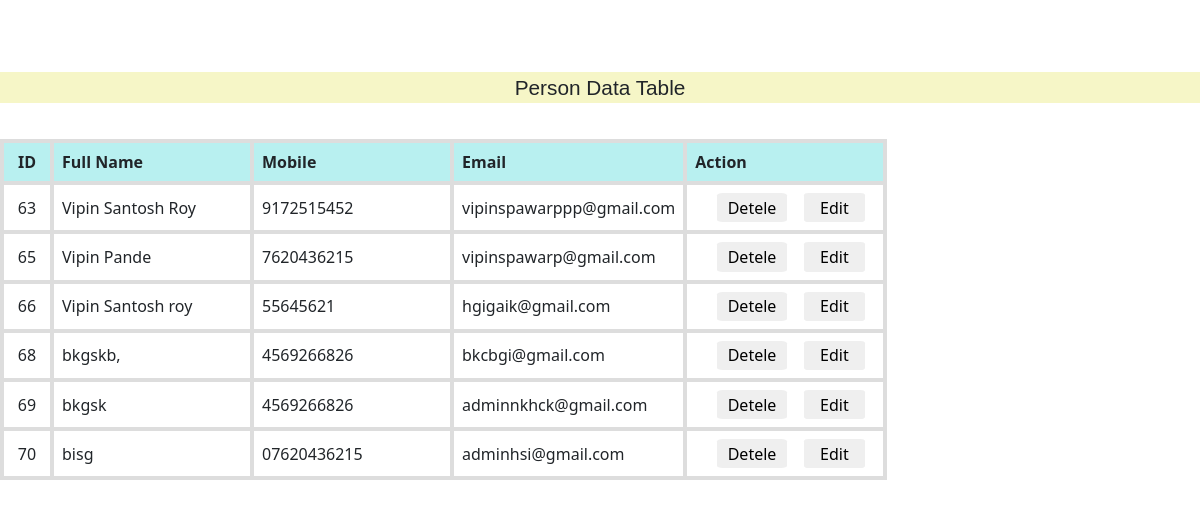
/persondata/, run on the app's committed database.
### Page/models.py (models this page shows)
class Person(models.Model):
    name = models.CharField(max_length=50, verbose_name="Full Name")
    mobile = models.CharField(max_length=10, verbose_name="Mobile Number")
    email = models.EmailField(max_length=254, unique=True, verbose_name="Email Address")
    password = models.CharField(max_length=128, verbose_name="Password")
    address = models.TextField(verbose_name="Address", default="Default Address")  # Added default value
    birthdate = models.DateField(verbose_name="Date of Birth", default=date(2000,1,1))  # Added default value

### Page/views.py (the view)
# urls.py: path("persondata/", views.persondata, name='persondata'),
def persondata(request):
    persons = Person.objects.all()
    return render(request, 'person.html', {"persons": persons})

### templates/person.html (shortened to what this page needs)
{% load static %}
<head>
  <link rel="stylesheet" href="https://cdnjs.cloudflare.com/ajax/libs/bootstrap/5.3.3/css/bootstrap.min.css"
 />
  <link rel="stylesheet" href="{% static 'person.css' %}" />
</head>
<header style="
    margin-bottom: 3%;
    margin-top: 6%;
    text-align: center;
    font-size: 130%;
    font-family: 'Franklin Gothic Medium', 'Arial Narrow', Arial, sans-serif;
    background-color: rgb(246, 246, 199);
  ">
  Person Data Table
</header>
<table>
  <tbody style="margin-top: 50%">
    <tr>
      <th class="id-column">ID</th>
      <th>Full Name</th>
      <th>Mobile</th>
      <th>Email</th>
      <th>Action</th>
    </tr>
    {% for person in persons %}
    <tr id="item-{{ person.id }}">
      <td class="id-column">{{person.id}}</td>
      <td>{{person.name}}</td>
      <td>{{person.mobile}}</td>
      <td>{{person.email}}</td>
      <td>
        <button class="deletebtn" data-id="{{ person.id }}">Detele</button>
        <button type="button" class="edit-btn" value="{{person.id}}"
          onclick="open_modal('{{person.id}}', '{{person.name}}', '{{person.mobile}}','{{person.email}}')">
          Edit
        </button>
      </td>
    </tr>
    {% endfor %}
  </tbody>
</table>

### static/person.css (style rules this page uses)
th { background-color: rgb(184, 240, 240); }
button.edit-btn { margin-left: 7%; border: none; border-radius: 8%; padding: 2%; padding-left: 9%; padding-right: 9%; }
button.deletebtn { margin-left: 12%; border: none; border-radius: 8%; padding: 2%; padding-left: 6%; padding-right: 6%; }
th.id-column, td.id-column { width: 50px; text-align: center; }

### templates/person.html (style rules this page uses)
td, th { border: 4px solid #dddddd; text-align: left; padding: 8px; width: 200px; }

### data on the page
Person: id "63", name "Vipin Santosh Roy", mobile "9172515452", email "vipinspawarppp@gmail.com"
Person: id "65", name "Vipin Pande", mobile "7620436215", email "vipinspawarp@gmail.com"
Person: id "66", name "Vipin Santosh roy", mobile "55645621", email "hgigaik@gmail.com"
Person: id "68", name "bkgskb,", mobile "4569266826", email "bkcbgi@gmail.com"
Person: id "69", name "bkgsk", mobile "4569266826", email "adminnkhck@gmail.com"
Person: id "70", name "bisg", mobile "07620436215", email "adminhsi@gmail.com"
